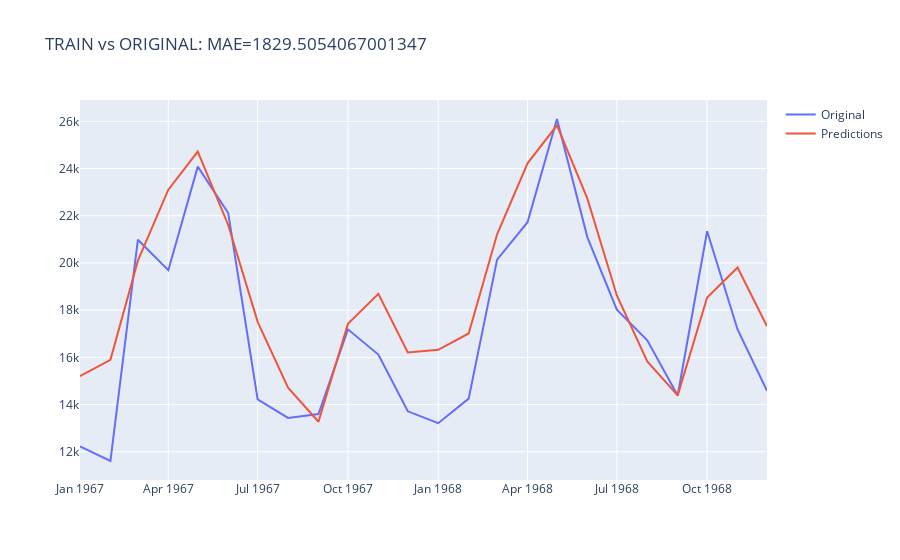

Notebook source saved alongside this figure:
### Code cell
mod = ExponentialSmoothing(train, trend='add', seasonal='add',seasonal_periods=12)
mod_fit = mod.fit()
predictions = mod_fit.forecast(len(test))

mae5 = mean_absolute_error(test['Sales'], predictions)
layout = Layout(title = f'SEASON ADD TRAIN vs ORIGINAL: MAE={mae5}')

iplot(Figure(data=[Scatter(x = test.index,
                          y = test['Sales'],
                          name = 'Original'),
                  Scatter(x=test.index,
                         y = predictions,
                         name = 'Predictions')],
              layout= layout))
